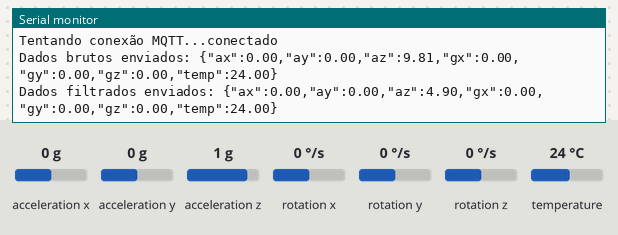
Bench run of a sketch on a simulated ESP32. On the bench: the last lines printed to the serial monitor. The test bench sets the inputs (shaded band); at power-on: acceleration x 0 g, acceleration y 0 g, acceleration z 1 g, rotation x 0 °/s, rotation y 0 °/s, rotation z 0 °/s, temperature 24 °C. WiFi joins after 1.5 s; servers stay silent unless stated; no MQTT or app messages arrive unless stated.

Above: at 2.7 s.
2.8 s: acceleration x set to -1.4 g
At 4.3 s:
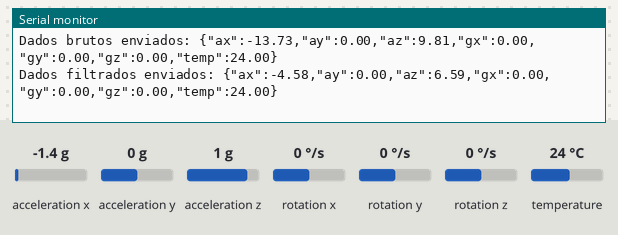
4.8 s: acceleration y set to -1.4 g
At 6.6 s:
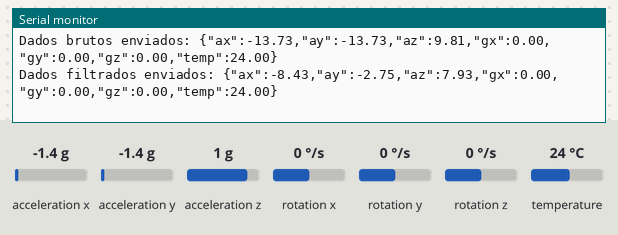
6.8 s: acceleration z set to -1.4 g
At 8.5 s:
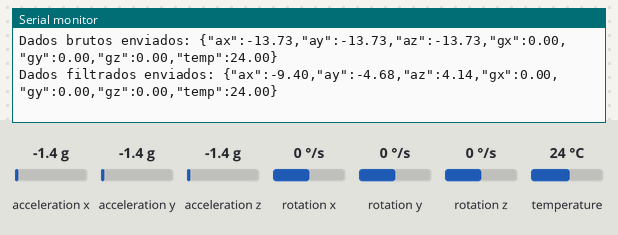
8.8 s: rotation x set to -192 °/s
At 10.2 s:
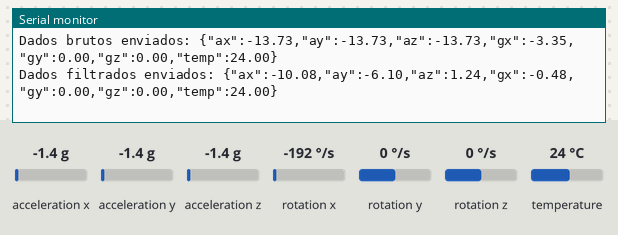
10.8 s: rotation y set to -192 °/s
At 12.5 s:
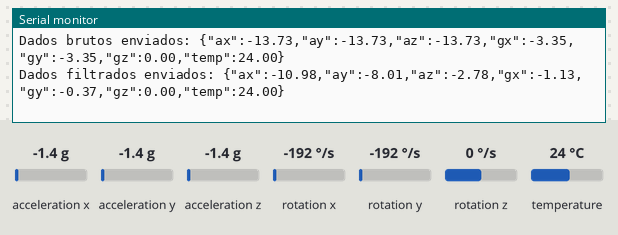
Timing chart, 0 to 13.8 s (numbered marks = the images above; inputs shaded):
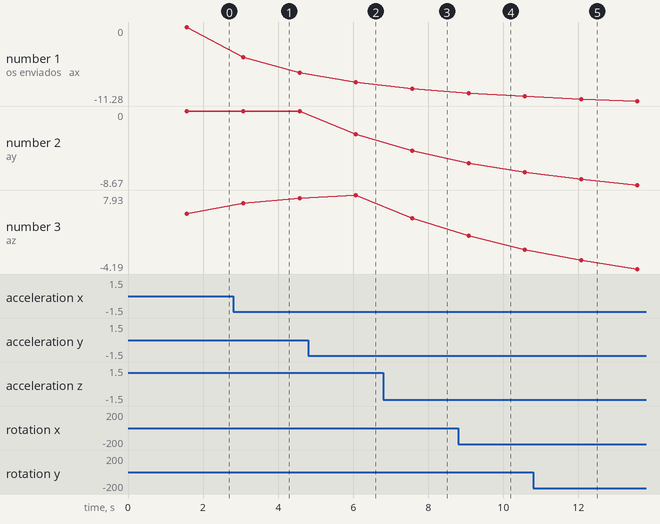

The sketch:

main.ino
```cpp
#include <Wire.h>
#include <Adafruit_Sensor.h>
#include <Adafruit_MPU6050.h>
#include <WiFi.h>
#include <PubSubClient.h>
#include <SimpleKalmanFilter.h>

// as credenciais da rede WiFi
const char* ssid = "";
const char* password = "";

// informações do broker MQTT local
const char* mqtt_server = "test.mosquitto.org";
const int mqtt_port = 1883;

WiFiClient espClient;
PubSubClient client(espClient);

// Sensor MPU6050
Adafruit_MPU6050 mpu;
sensors_event_t a, g, temp;

// Configuração do filtro de Kalman
SimpleKalmanFilter kalmanFilterAccelX(2, 2, 0.01);
SimpleKalmanFilter kalmanFilterAccelY(2, 2, 0.01);
SimpleKalmanFilter kalmanFilterAccelZ(2, 2, 0.01);
SimpleKalmanFilter kalmanFilterGyroX(2, 2, 0.01);
SimpleKalmanFilter kalmanFilterGyroY(2, 2, 0.01);
SimpleKalmanFilter kalmanFilterGyroZ(2, 2, 0.01);

// Variáveis para dados do sensor
float aceleracaoX, aceleracaoY, aceleracaoZ;
float giroscopioX, giroscopioY, giroscopioZ;
float temperatura;

// Variáveis para dados filtrados
float aceleracaoX_filtrada, aceleracaoY_filtrada, aceleracaoZ_filtrada;
float giroscopioX_filtrado, giroscopioY_filtrado, giroscopioZ_filtrado;

// Intervalo de publicação de dados (ajuste para a frequência desejada em tempo real)
const long intervalo = 1500;  // Enviar dados a cada  milissegundos (50 Hz)

void configurar_wifi() {
  Serial.begin(115200);
  delay(10);

  Serial.print("Conectando à rede WiFi: ");
  Serial.println(ssid);
  WiFi.begin(ssid, password);

  while (WiFi.status() != WL_CONNECTED) {
    delay(500);
    Serial.print(".");
  }

  Serial.println("");
  Serial.println("WiFi conectado");
  Serial.print("Endereço IP: ");
  Serial.println(WiFi.localIP());
}

void reconectar() {
  while (!client.connected()) {
    Serial.print("Tentando conexão MQTT...");
    if (client.connect("ClienteESP32")) {
      Serial.println("conectado");
    } else {
      Serial.print("falhou, rc=");
      Serial.print(client.state());
      Serial.println(" tentando novamente em 5 segundos");
      delay(5000);
    }
  }
}

void setup() {
  Wire.begin();

  if (!mpu.begin()) {
    Serial.println("Falha ao inicializar o sensor MPU6050");
    while (1);
  }

  configurar_wifi();
  client.setServer(mqtt_server, mqtt_port);
}

void loop() {
  if (!client.connected()) {
    reconectar();
  }
  client.loop();

  unsigned long millisAtual = millis();
  static unsigned long millisAnterior = 0;

  if (millisAtual - millisAnterior >= intervalo) {
    millisAnterior = millisAtual;

    mpu.getEvent(&a, &g, &temp);

    aceleracaoX = a.acceleration.x;
    aceleracaoY = a.acceleration.y;
    aceleracaoZ = a.acceleration.z;

    giroscopioX = g.gyro.x;
    giroscopioY = g.gyro.y;
    giroscopioZ = g.gyro.z;

    temperatura = temp.temperature;

    // Aplicando o filtro de Kalman nos dados de aceleração
    aceleracaoX_filtrada = kalmanFilterAccelX.updateEstimate(aceleracaoX);
    aceleracaoY_filtrada = kalmanFilterAccelY.updateEstimate(aceleracaoY);
    aceleracaoZ_filtrada = kalmanFilterAccelZ.updateEstimate(aceleracaoZ);

    // Aplicando o filtro de Kalman nos dados de giroscópio
    giroscopioX_filtrado = kalmanFilterGyroX.updateEstimate(giroscopioX);
    giroscopioY_filtrado = kalmanFilterGyroY.updateEstimate(giroscopioY);
    giroscopioZ_filtrado = kalmanFilterGyroZ.updateEstimate(giroscopioZ);

    // Pacote de dados eficiente e publicação única para transmissão mais rápida
    char bufferDadosBrutos[128];
    sprintf(bufferDadosBrutos,
            "{\"ax\":%.2f,\"ay\":%.2f,\"az\":%.2f,"
            "\"gx\":%.2f,\"gy\":%.2f,\"gz\":%.2f,"
            "\"temp\":%.2f}",
            aceleracaoX, aceleracaoY, aceleracaoZ,
            giroscopioX, giroscopioY, giroscopioZ, temperatura);

    char bufferDadosFiltrados[128];
    sprintf(bufferDadosFiltrados,
            "{\"ax\":%.2f,\"ay\":%.2f,\"az\":%.2f,"
            "\"gx\":%.2f,\"gy\":%.2f,\"gz\":%.2f,"
            "\"temp\":%.2f}",
            aceleracaoX_filtrada, aceleracaoY_filtrada, aceleracaoZ_filtrada,
            giroscopioX_filtrado, giroscopioY_filtrado, giroscopioZ_filtrado, temperatura);

    client.publish("Encostas/Mpu6050", bufferDadosBrutos);
    client.publish("Encostas/Kalman", bufferDadosFiltrados);

    Serial.print("Dados brutos enviados: ");
    Serial.println(bufferDadosBrutos);
    Serial.print("Dados filtrados enviados: ");
    Serial.println(bufferDadosFiltrados);
  }
}
```

Measured:
- after the input at 2.8 s, the serial monitor: prints a new line after 0.27 s (image 1)
- after the input at 4.8 s, the serial monitor: prints a new line after 1.3 s (image 2)
- after the input at 6.8 s, the serial monitor: prints a new line after 0.77 s (image 3)
- after the input at 8.8 s, the serial monitor: prints a new line after 0.27 s (image 4)
- after the input at 10.8 s, the serial monitor: prints a new line after 1.3 s (image 5)
- plotted number 1: 0 → -6.98 after the input at 2.8 s
- plotted number 2: 0 → -2.75 after the input at 4.8 s
- plotted number 3: 7.93 → 4.14 after the input at 6.8 s
